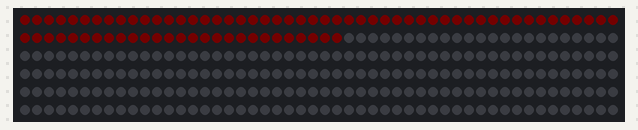
The program below on a simulated Raspberry Pi Pico running MicroPython. On the bench: 300 RGB LEDs in strip order, left to right, continuing on the next row. Dim RGB values are drawn brighter than linear.

Above: at 0.8 s.
At 1.5 s:
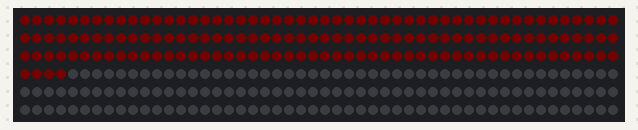
At 2.2 s:
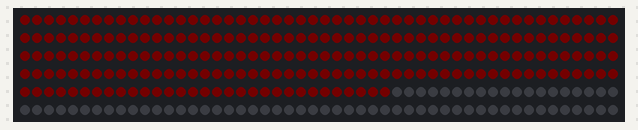
At 2.8 s:
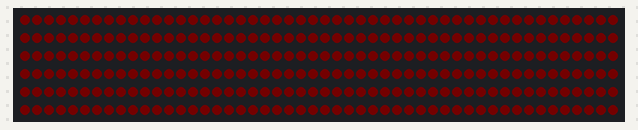

The program:

main.py
```python
import machine
import neopixel
import time
import sys

LED_REPEAT = 3
LED_COUNT = 300
LED_PIN = 0

np = neopixel.NeoPixel(machine.Pin(0), LED_COUNT)

BYTES_PER_FRAME = LED_COUNT * 3

for i in range(LED_COUNT):
    np[i] = (1, 0, 0)
    np.write()

while True:
    data = sys.stdin.buffer.read(BYTES_PER_FRAME)
    if data and len(data) == BYTES_PER_FRAME:
        # Convert each 3 bytes → RGB tuple
        for i in range(LED_COUNT / LED_REPEAT):
            for j in range(LED_REPEAT):
                r = data[i*3]
                g = data[i*3 + 1]
                b = data[i*3 + 2]
                np[(i * LED_REPEAT) + j] = (r, g, b)
        np.write()
        # time.sleep(0.05)
```

Measured:
- what the display in image 1 shows lasts 0.7 s, from 1.4 s to 2.1 s
- what the display in image 2 shows lasts 0.6 s, from 2.1 s to 2.7 s
